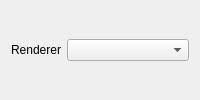
<?xml version="1.0" encoding="UTF-8"?>
<ui version="4.0">
 <class>main</class>
 <widget class="QWidget" name="main">
  <property name="windowTitle">
   <string>Config Widget</string>
  </property>
  <layout class="QVBoxLayout" name="main_lay">
   <item>
    <layout class="QHBoxLayout" name="renderer_lay" stretch="0,1">
     <item>
      <widget class="QLabel" name="renderer_lbl">
       <property name="text">
        <string>Renderer</string>
       </property>
      </widget>
     </item>
     <item>
      <widget class="QComboBox" name="renderer_cmb"/>
     </item>
    </layout>
   </item>
  </layout>
 </widget>
 <resources/>
 <connections/>
</ui>
